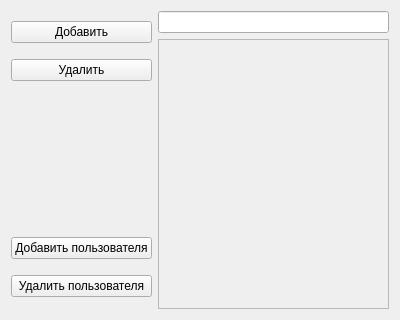
<?xml version="1.0" encoding="UTF-8"?>
<ui version="4.0">
 <class>OptionsForm</class>
 <widget class="QWidget" name="OptionsForm">
  <property name="geometry">
   <rect>
    <x>0</x>
    <y>0</y>
    <width>400</width>
    <height>320</height>
   </rect>
  </property>
  <property name="minimumSize">
   <size>
    <width>400</width>
    <height>320</height>
   </size>
  </property>
  <property name="windowTitle">
   <string>Form</string>
  </property>
  <layout class="QGridLayout" name="gridLayout_2">
   <item row="1" column="1">
    <widget class="QScrollArea" name="scrollArea">
     <property name="widgetResizable">
      <bool>true</bool>
     </property>
     <widget class="QWidget" name="scrollAreaWidgetContents">
      <property name="geometry">
       <rect>
        <x>0</x>
        <y>0</y>
        <width>222</width>
        <height>269</height>
       </rect>
      </property>
     </widget>
    </widget>
   </item>
   <item row="0" column="1">
    <widget class="QLineEdit" name="lineEdit"/>
   </item>
   <item row="0" column="0" rowspan="2">
    <layout class="QGridLayout" name="gridLayout">
     <item row="5" column="0">
      <widget class="QPushButton" name="removeUser">
       <property name="text">
        <string>Удалить пользователя</string>
       </property>
      </widget>
     </item>
     <item row="4" column="0">
      <widget class="QPushButton" name="addUser">
       <property name="text">
        <string>Добавить пользователя</string>
       </property>
      </widget>
     </item>
     <item row="0" column="0">
      <widget class="QPushButton" name="addPosition">
       <property name="text">
        <string>Добавить</string>
       </property>
      </widget>
     </item>
     <item row="1" column="0">
      <widget class="QPushButton" name="removePosition">
       <property name="text">
        <string>Удалить</string>
       </property>
      </widget>
     </item>
     <item row="2" column="0">
      <spacer name="verticalSpacer">
       <property name="orientation">
        <enum>Qt::Orientation::Vertical</enum>
       </property>
       <property name="sizeType">
        <enum>QSizePolicy::Policy::Fixed</enum>
       </property>
       <property name="sizeHint" stdset="0">
        <size>
         <width>20</width>
         <height>140</height>
        </size>
       </property>
      </spacer>
     </item>
    </layout>
   </item>
  </layout>
 </widget>
 <resources/>
 <connections/>
</ui>
